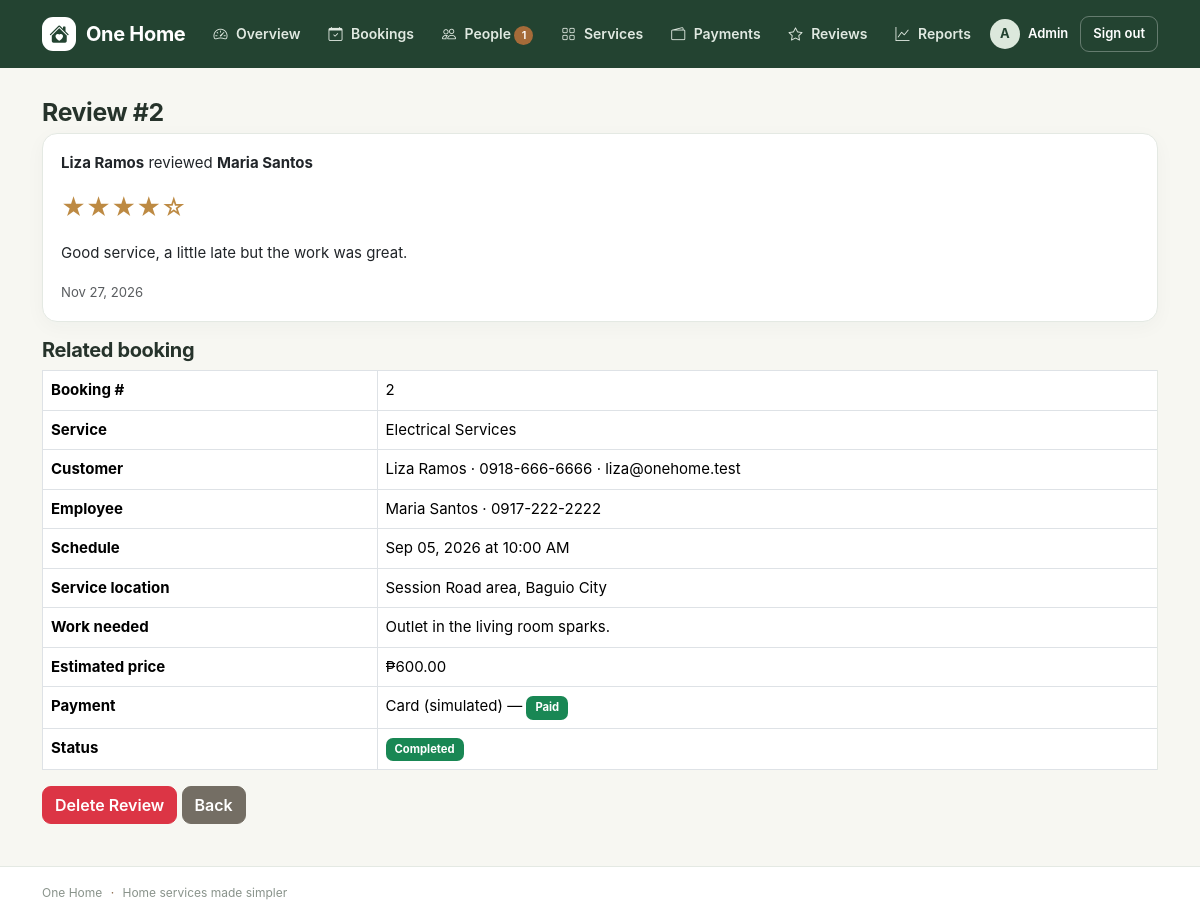
Screenshot of /admin/reviews/view.php?id=2 (signed in) with the database file from the repository.
### tables this page shows
CREATE TABLE users (
  id INT AUTO_INCREMENT PRIMARY KEY,
  name VARCHAR(100) NOT NULL,
  email VARCHAR(100) NOT NULL UNIQUE,
  password VARCHAR(255) NOT NULL,
  phone VARCHAR(30),
  address VARCHAR(255),
  role ENUM('admin','employee','customer') NOT NULL,
  status ENUM('active','pending','inactive') NOT NULL DEFAULT 'active',
  avatar VARCHAR(255),
  skills VARCHAR(255),
  available_days VARCHAR(40) NOT NULL DEFAULT 'Mon,Tue,Wed,Thu,Fri',
  is_available TINYINT NOT NULL DEFAULT 1,
  created_at DATETIME NOT NULL DEFAULT CURRENT_TIMESTAMP,
  INDEX idx_users_role_status (role, status),
  INDEX idx_users_available (role, status, is_available),
  CHECK (is_available IN (0,1))
);

CREATE TABLE reviews (
  id INT AUTO_INCREMENT PRIMARY KEY,
  booking_id INT NOT NULL UNIQUE,
  customer_id INT NOT NULL,
  employee_id INT NOT NULL,
  rating TINYINT NOT NULL,
  comment TEXT,
  created_at DATETIME NOT NULL DEFAULT CURRENT_TIMESTAMP,
  FOREIGN KEY (booking_id) REFERENCES bookings(id) ON DELETE CASCADE,
  FOREIGN KEY (customer_id) REFERENCES users(id),
  FOREIGN KEY (employee_id) REFERENCES users(id),
  INDEX idx_reviews_employee (employee_id, created_at),
  INDEX idx_reviews_customer (customer_id, created_at),
  CHECK (rating BETWEEN 1 AND 5)
);

CREATE TABLE bookings (
  id INT AUTO_INCREMENT PRIMARY KEY,
  customer_id INT NOT NULL,
  employee_id INT NOT NULL,
  service_id INT NOT NULL,
  booking_date DATE NOT NULL,
  booking_time TIME NOT NULL,
  address VARCHAR(255) NOT NULL,
  description TEXT,
  photo VARCHAR(255),
  price DECIMAL(10,2) NOT NULL,
  status ENUM('Pending','Confirmed','Ongoing','Completed','Cancelled','Declined') NOT NULL DEFAULT 'Pending',
  decline_reason VARCHAR(255),
  created_at DATETIME DEFAULT CURRENT_TIMESTAMP,
  FOREIGN KEY (customer_id) REFERENCES users(id),
  FOREIGN KEY (employee_id) REFERENCES users(id),
  FOREIGN KEY (service_id) REFERENCES services(id),
  INDEX idx_bookings_customer_date (customer_id, booking_date),
  INDEX idx_bookings_employee_date_status (employee_id, booking_date, status),
  INDEX idx_bookings_service_status (service_id, status),
  INDEX idx_bookings_created (created_at),
  CHECK (price >= 0)
);

CREATE TABLE services (
  id INT AUTO_INCREMENT PRIMARY KEY,
  name VARCHAR(100) NOT NULL,
  description TEXT,
  price DECIMAL(10,2) NOT NULL,
  icon VARCHAR(50) NOT NULL DEFAULT 'bi-tools',
  is_active TINYINT NOT NULL DEFAULT 1,
  INDEX idx_services_active_name (is_active, name),
  CHECK (price >= 0),
  CHECK (is_active IN (0,1))
);

CREATE TABLE payments (
  id INT AUTO_INCREMENT PRIMARY KEY,
  booking_id INT NOT NULL UNIQUE,
  amount DECIMAL(10,2) NOT NULL,
  method ENUM('cash','card') NOT NULL DEFAULT 'cash',
  status ENUM('Unpaid','Paid','Refunded') NOT NULL DEFAULT 'Unpaid',
  card_last4 CHAR(4),
  paid_at DATETIME NULL,
  FOREIGN KEY (booking_id) REFERENCES bookings(id) ON DELETE CASCADE,
  INDEX idx_payments_status_date (status, paid_at),
  CHECK (amount >= 0)
);

### includes/auth.php (called while the page is built, shortened)
<?php
require_once INC . '/dbconn.php';
require_once INC . '/functions.php';
require_once INC . '/notifications.php';
function current_user()
{
    static $loaded = false;
    static $user = null;
    if (!$loaded) {
        $loaded = true;
        if (!empty($_SESSION['uid'])) {
            $user = db_one("SELECT * FROM users WHERE id=?", [(int) $_SESSION['uid']]);
        }
    }
    return $user;
}
function home_for($role)
{
    return $role . '/dashboard.php';
}
function require_role($role)
{
    $u = current_user();
}

### includes/notifications.php (called while the page is built, shortened)
<?php
function pending_employees_count()
{
    return db_val("SELECT COUNT(*) FROM users WHERE role='employee' AND status='pending'");
}

### admin/reviews/view.php (the view, shortened to what this page needs)
<?php require_once __DIR__ . '/../../includes/auth.php';
require_role('admin');
$r = db_one("SELECT r.*, c.name cname, e.name ename FROM reviews r JOIN users c ON c.id=r.customer_id JOIN users e ON e.id=r.employee_id WHERE r.id=?", [(int) ($_GET['id'] ?? $_POST['id'] ?? 0)]);
$b = get_booking($r['booking_id']);
require INC . '/header.php'; ?>
<h2>Review #<?= $r['id'] ?></h2>
<div class="card mb-3">
    <div class="card-body">
        <p><b><?= e($r['cname']) ?></b> reviewed <b><?= e($r['ename']) ?></b></p>
        <p class="fs-4"><?= stars($r['rating']) ?></p>
        <p><?= e($r['comment'] ?: '(no comment)') ?></p><small class="text-muted"><?= fdate($r['created_at']) ?></small>
    </div>
</div>
<h5>Related booking</h5><?php booking_info($b); ?>
<form method="post" class="d-inline"
    data-confirm="Delete this review permanently? Only do this for inappropriate reviews.">
        name="id" value="<?= $r['id'] ?>"><button class="btn btn-danger">Delete Review</button></form>
<a class="btn btn-secondary" href="index.php">Back</a>
<?php require INC . '/footer.php'; ?>

### includes/navbar.php (shortened to what this page needs)
<?php
$links = [];
if ($u && $u['status'] === 'active') {
    if ($u['role'] === 'customer') {
        $links = [
            ['url' => 'customer/dashboard.php', 'label' => 'Home', 'icon' => 'bi-house'],
            ['url' => 'customer/services.php', 'label' => 'Services', 'icon' => 'bi-grid'],
            ['url' => 'customer/bookings.php', 'label' => 'Bookings', 'icon' => 'bi-calendar-check'],
            ['url' => 'customer/payment_history.php', 'label' => 'Payments', 'icon' => 'bi-wallet2'],
            ['url' => 'customer/my_reviews.php', 'label' => 'Reviews', 'icon' => 'bi-star'],
        ];
    } else {
        $links = [
            ['url' => 'admin/dashboard.php', 'label' => 'Overview', 'icon' => 'bi-speedometer2'],
            ['url' => 'admin/bookings/index.php', 'label' => 'Bookings', 'icon' => 'bi-calendar-check'],
            ['url' => 'admin/users/index.php', 'label' => 'People', 'icon' => 'bi-people', 'count' => pending_employees_count()],
            ['url' => 'admin/services/index.php', 'label' => 'Services', 'icon' => 'bi-grid'],
            ['url' => 'admin/payments/index.php', 'label' => 'Payments', 'icon' => 'bi-wallet2'],
            ['url' => 'admin/reviews/index.php', 'label' => 'Reviews', 'icon' => 'bi-star'],
            ['url' => 'admin/reports/index.php', 'label' => 'Reports', 'icon' => 'bi-graph-up'],
        ];
    }
}
$current_path = str_replace('\\\\', '/', $_SERVER['PHP_SELF'] ?? '');
?>
<header class="app-header">
    <nav class="navbar navbar-expand-lg">
        <div class="container">
            <a class="navbar-brand" href="<?= url($u && $u['status'] === 'active' ? home_for($u['role']) : 'index.php') ?>">
                <span class="brand-mark"><i class="bi bi-house-heart-fill"></i></span>
                <span>One Home</span>
            </a>
            <div class="collapse navbar-collapse" id="mainNav">
                <ul class="navbar-nav me-auto">
                    <?php foreach ($links as $item):
                        $active = strpos($current_path, '/' . $item['url']) !== false;
                        $count = (int) ($item['count'] ?? 0);
                    ?>
                        <li class="nav-item">
                            <a class="nav-link <?= $active ? 'active' : '' ?>" href="<?= url($item['url']) ?>">
                                <i class="bi <?= e($item['icon']) ?>"></i>
                                <?= e($item['label']) ?>
                                <?php if ($count): ?><span class="nav-count"><?= $count ?></span><?php endif; ?>
                            </a>
                        </li>
                    <?php endforeach; ?>
                </ul>
                <div class="nav-account">
                    <?php if ($u && $u['status'] === 'active'): ?>
                        <a class="nav-profile" href="<?= url($u['role'] === 'admin' ? 'admin/profile.php' : $u['role'] . '/profile.php') ?>">
                            <span class="nav-avatar"><?= e(strtoupper(substr($u['name'], 0, 1))) ?></span>
                            <span class="d-none d-md-inline"><?= e($u['name']) ?></span>
                        </a>
                        <form method="post" action="<?= url('logout.php') ?>" class="d-inline">
                            <button class="btn btn-logout" type="submit">Sign out</button>
                        </form>
                    <?php else: ?>
                        <a class="nav-link" href="<?= url('login.php') ?>">Login</a>
                        <a class="btn btn-primary btn-sm" href="<?= url('register.php') ?>">Create account</a>
                    <?php endif; ?>
                </div>
            </div>
        </div>
    </nav>
</header>

### includes/functions.php (shortened to what this page needs)
<?php
function e($s)
{
    return htmlspecialchars((string) $s, ENT_QUOTES, 'UTF-8');
}
function url($p)
{
    return BASE_URL . '/' . ltrim($p, '/');
}
function money($n)
{
    return '₱' . number_format((float) $n, 2);
}
function fdate($d)
{
    return date('M d, Y', strtotime($d));
}
function ftime($t)
{
    return date('g:i A', strtotime($t));
}
function stars($n)
{
    $n = (int) round($n);
    return '<span class="star">' . str_repeat('★', $n) . str_repeat('☆', 5 - $n) . '</span>';
}
function badge($s)
{
    $c = [
        'Pending' => 'warning text-dark',
        'Confirmed' => 'info text-dark',
        'Ongoing' => 'primary',
        'Completed' => 'success',
        'Cancelled' => 'secondary',
        'Declined' => 'danger',
        'Paid' => 'success',
        'Unpaid' => 'warning text-dark',
        'Refunded' => 'dark',
        'active' => 'success',
        'pending' => 'warning text-dark',
        'inactive' => 'danger'
    ];
    return '<span class="badge bg-' . ($c[$s] ?? 'secondary') . '">' . e(ucfirst((string) $s)) . '</span>';
}
function pay_label($m)
{
    return $m === 'card' ? 'Card (simulated)' : 'Pay after service (cash)';
}
function db_run($sql, $params = [])
{
    global $conn;
    $st = mysqli_prepare($conn, $sql);
    if ($params)
        mysqli_stmt_bind_param($st, str_repeat('s', count($params)), ...$params);
    if (!mysqli_stmt_execute($st)) {
        error_log('One Home SQL execute error: ' . mysqli_stmt_error($st));
        http_response_code(500);
        exit('Something went wrong. Please try again later.');
    }
    return $st;
}
function db_all($sql, $params = [])
{
    $r = mysqli_stmt_get_result(db_run($sql, $params));
    return $r ? mysqli_fetch_all($r, MYSQLI_ASSOC) : [];
}
function db_one($sql, $params = [])
{
    $a = db_all($sql, $params);
    return $a ? $a[0] : null;
}
function db_val($sql, $params = [])
{
    $r = db_one($sql, $params);
    return $r ? array_values($r)[0] : 0;
}
function list_bookings($where = '1', $params = [], $order = 'b.booking_date DESC, b.booking_time DESC')
{
    return db_all("SELECT b.*, s.name sname, c.name cname, c.phone cphone, c.email cemail, e.name ename, e.phone ephone,
        p.id payid, p.status pstatus, p.method pmethod, p.card_last4, p.paid_at,
        (SELECT COUNT(*) FROM reviews r WHERE r.booking_id=b.id) reviewed
        FROM bookings b JOIN services s ON s.id=b.service_id JOIN users c ON c.id=b.customer_id JOIN users e ON e.id=b.employee_id
        LEFT JOIN payments p ON p.booking_id=b.id WHERE $where ORDER BY $order", $params);
}
function get_booking($id)
{
    $r = list_bookings('b.id=?', [$id]);
    return $r ? $r[0] : null;
}
function booking_info($b)
{ ?>
    <table class="table table-bordered bg-white">
        <tr>
            <th width="30%">Booking #</th>
            <td><?= $b['id'] ?></td>
        </tr>
        <tr>
            <th>Service</th>
            <td><?= e($b['sname']) ?></td>
        </tr>
        <tr>
            <th>Customer</th>
            <td><?= e($b['cname']) ?> &middot; <?= e($b['cphone']) ?> &middot; <?= e($b['cemail']) ?></td>
        </tr>
        <tr>
            <th>Employee</th>
            <td><?= e($b['ename']) ?> &middot; <?= e($b['ephone']) ?></td>
        </tr>
        <tr>
            <th>Schedule</th>
            <td><?= fdate($b['booking_date']) ?> at <?= ftime($b['booking_time']) ?></td>
        </tr>
        <tr>
            <th>Service location</th>
            <td><?= e($b['address']) ?></td>
        </tr>
        <tr>
            <th>Work needed</th>
            <td><?= nl2br(e($b['description'])) ?></td>
        </tr>
        <tr>
            <th>Estimated price</th>
            <td><?= money($b['price']) ?></td>
        </tr>
        <tr>
            <th>Payment</th>
            <td><?= pay_label($b['pmethod']) ?> &mdash; <?= badge($b['pstatus']) ?></td>
        </tr>
        <tr>
            <th>Status</th>
            <td><?= badge($b['status']) ?><?php if ($b['decline_reason']): ?> &mdash; Reason:
                    <?= e($b['decline_reason']) ?>    <?php endif; ?></td>
        </tr>
    </table>
<?php }
    $link = ['customer' => 'customer/booking_details.php?id=', 'employee' => 'employee/booking_details.php?id=', 'admin' => 'admin/bookings/view.php?id='][$role]; ?>

### css/style.css (style rules this page uses)
:root { --green: #315b43; --green-dark: #234331; --green-soft: #eaf1eb; --brown: #8a6546; --brown-dark: #5d4431; --brown-soft: #f3ece5; --cream: #f7f7f2; --ink: #26332b; --muted: #718078; --line: #e4e9e3; --white: #ffffff; }
* { box-sizing: border-box; }
body { background: var(--cream); color: var(--ink); font-family: Inter, "Segoe UI", Arial, sans-serif; font-size: 15px; min-height: 100vh; }
.app-header { background: var(--white); border-bottom: 1px solid var(--line); }
.navbar { min-height: 68px; padding: 10px 0; }
.navbar-brand { display:flex; align-items:center; gap:10px; color:var(--green-dark)!important; font-weight:750; letter-spacing:-.3px; }
.brand-mark { width:34px;height:34px;border-radius:11px;background:var(--green);color:white;display:inline-flex;align-items:center;justify-content:center; }
.navbar-nav { gap:4px; }
.nav-link { color:#536158!important; border-radius:9px; padding:9px 12px!important; font-weight:600; font-size:14px; }
.nav-link i { margin-right:5px; }
.nav-count { display:inline-block; min-width:19px; padding:1px 6px; border-radius:20px; background:#a66b39; color:#fff; font-size:11px; text-align:center; }
.nav-account { display:flex; align-items:center; gap:12px; }
.nav-profile { display:flex; align-items:center; gap:8px; color:var(--ink); text-decoration:none; font-weight:600; font-size:13px; }
.nav-avatar { width:30px;height:30px;border-radius:50%;display:inline-flex;align-items:center;justify-content:center;background:var(--green-soft);color:var(--green-dark);font-weight:700; }
.btn-logout { border:1px solid var(--line); color:#59665e; background:white; font-size:13px; padding:7px 12px; }
h1,h2,h3,h4,h5 { color:var(--ink); letter-spacing:-.35px; font-weight:700; }
h2 { font-size:1.55rem; margin-bottom:5px; }
.card { border:1px solid var(--line); border-radius:15px; box-shadow:0 5px 20px rgba(35,67,49,.035); }
.card-body { padding:18px; }
.btn { border-radius:9px; font-weight:600; }
.btn-secondary { background:#746e64; border-color:#746e64; }
.table { --bs-table-bg:transparent; }
.table td { vertical-align:middle; border-color:var(--line); }
.badge { font-weight:650; padding:6px 9px; border-radius:7px; }
.star { color:#bd8a43; }
.role-admin { --role-accent:var(--green-dark); --role-soft:#e6eee8; }
.role-admin .app-header { background:var(--green-dark); border-bottom:0; }
.role-admin .navbar-brand { color:#fff!important; }
.role-admin .brand-mark { background:#fff; color:var(--green-dark); }
.role-admin .nav-link { color:#e0e9e1!important; }
.role-admin .nav-profile { color:#fff; }
.role-admin .nav-avatar { background:#dce8dc; color:var(--green-dark); }
.role-admin .btn-logout { border-color:rgba(255,255,255,.3); background:transparent; color:white; }

### rows the page displays
users: name "A", name "Admin"
reviews: id "2", customer.name "Liza Ramos", employee.name "Maria Santos", rating "★★★★", rating "☆", comment "Good service, a little late but the work was great.", created_at "Nov 27, 2026"
bookings: id "2", service.name "Electrical Services", customer.name "Liza Ramos", customer.phone "0918-666-6666", customer.email "liza@onehome.test", employee.name "Maria Santos", employee.phone "0917-222-2222", booking_date "Sep 05, 2026", booking_time "10:00 AM", address "Session Road area, Baguio City", description "Outlet in the living room sparks.", price "₱600.00", payments.method "Card (simulated)", payments.status "Paid Completed"

### other values shown
$item['label'] "Overview"
$item['label'] "Bookings"
$item['label'] "People"
$count "1"
$item['label'] "Services"
$item['label'] "Payments"
$item['label'] "Reviews"
$item['label'] "Reports"
